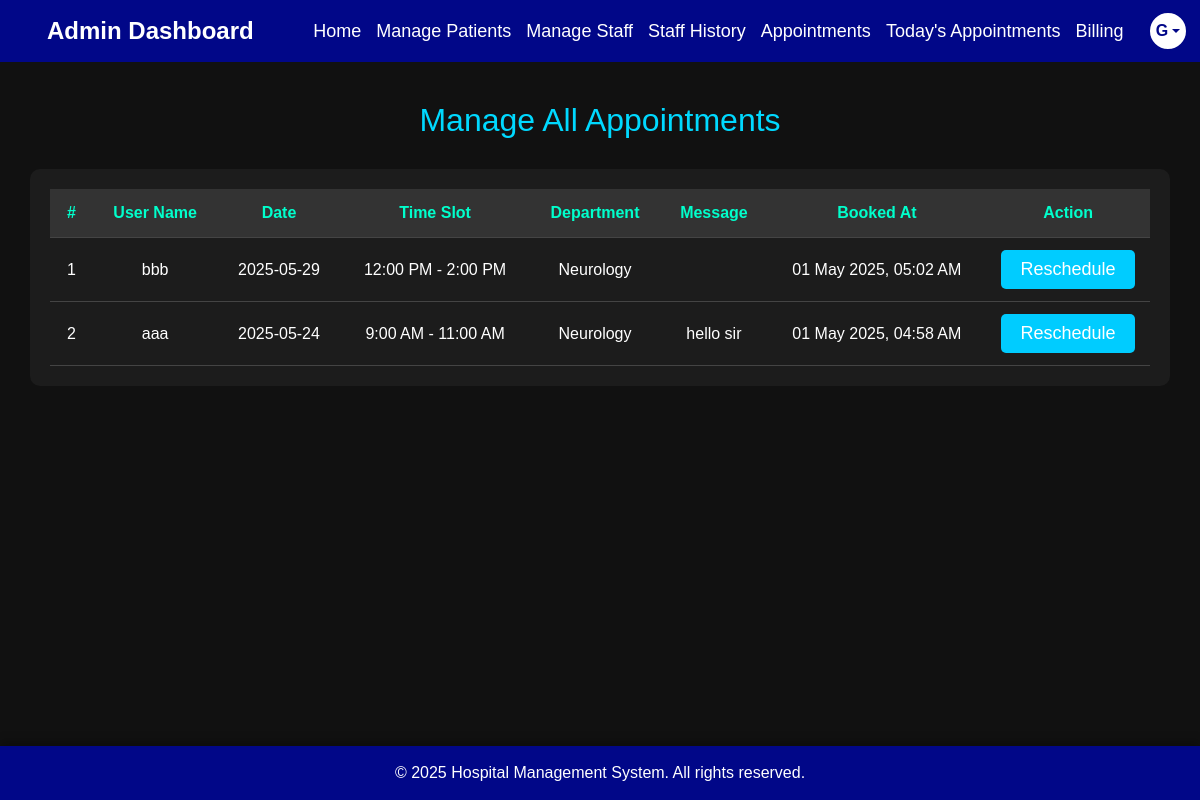
The app's page /appointments.php (signed in) with its own data.
### tables this page shows
CREATE TABLE `appointments` (
  `id` int NOT NULL,
  `name` varchar(255) NOT NULL,
  `email` varchar(255) NOT NULL,
  `phone` varchar(15) NOT NULL,
  `date` date NOT NULL,
  `timeslot` varchar(50) NOT NULL,
  `department` varchar(100) NOT NULL,
  `message` text,
  `created_at` timestamp NULL DEFAULT CURRENT_TIMESTAMP,
  `user_id` int NOT NULL
);

### appointments.php (the view, shortened to what this page needs)
<?php
include 'header3.php';
$conn = new mysqli("localhost", "root", "root", "hms");
$query = "
    SELECT a.*, name AS user_name
    FROM appointments a
    JOIN users u ON a.user_id = u.id
    ORDER BY a.date DESC
";
$result = $conn->query($query);
$rescheduleId = isset($_GET['reschedule_id']) ? intval($_GET['reschedule_id']) : 0;
?>
<!DOCTYPE html>
<html lang="en">
<head>
</head>
<body>
    <h2>Manage All Appointments</h2>
    <div class="table-container">
        <?php if ($result->num_rows > 0): ?>
        <table>
            <thead>
                <tr>
                    <th>#</th>
                    <th>User Name</th>
                    <th>Date</th>
                    <th>Time Slot</th>
                    <th>Department</th>
                    <th>Message</th>
                    <th>Booked At</th>
                    <th>Action</th>
                </tr>
            </thead>
            <tbody>
                <?php
                $count = 1;
                while($row = $result->fetch_assoc()):
                ?>
                <tr>
                    <td><?= $count++; ?></td>
                    <td><?= htmlspecialchars($row['user_name']) ?></td>
                    <?php if ($rescheduleId == $row['id']): ?>
                    <form method="POST" action="">
                        <td>
                            <input type="date" name="new_date" value="<?= htmlspecialchars($row['date']) ?>" required>
                        </td>
                        <td><?= htmlspecialchars($row['department']) ?></td>
                        <td><?= htmlspecialchars($row['message']) ?></td>
                        <td><?= date("d M Y, h:i A", strtotime($row['created_at'])) ?></td>
                        <td>
                            <input type="hidden" name="appointment_id" value="<?= $row['id'] ?>">
                            <button type="submit" name="reschedule_btn" class="reschedule-btn">Save</button>
                            <a href="appointments.php" class="cancel-btn">Cancel</a>
                        </td>
                    </form>
                    <?php else: ?>
                    <td><?= htmlspecialchars($row['date']) ?></td>
                    <td><?= htmlspecialchars($row['timeslot']) ?></td>
                    <td><?= htmlspecialchars($row['department']) ?></td>
                    <td><?= htmlspecialchars($row['message']) ?></td>
                    <td><?= date("d M Y, h:i A", strtotime($row['created_at'])) ?></td>
                    <td>
                    <a href="reschedule_appointment.php?id=<?= $row['id'] ?>">
                        <button class="delete-btn" style="background-color:#00ccff;">Reschedule</button>
                    </a>
                    </td>
                    <?php endif; ?>
                </tr>
                <?php endwhile; ?>
            </tbody>
        </table>
        <?php else: ?>
        <div class="no-data">No appointments found.</div>
        <?php endif; ?>
    </div>
</body>
</html>
<?php include 'footer.php'; ?>

### style.css (style rules this page uses)
* { margin: 0; padding: 0; box-sizing: border-box; font-family: 'Poppins', sans-serif; }
body { background: rgba(0, 0, 0, 0.7); color: white; padding-top: 80px; margin-top: 1px; margin-bottom: 80px; }
button { background: #00aaff; color: white; border: none; padding: 12px; width: 100%; border-radius: 5px; font-size: 18px; cursor: pointer; transition: 0.3s; }

### appointments.php (style rules this page uses)
body { background: #111; color: #fff; padding: 100px 30px 30px; font-family: Arial, sans-serif; }
h2 { text-align: center; color: #00d9ff; margin-bottom: 30px; }
.table-container { background: #1c1c1c; padding: 20px; border-radius: 10px; }
table { width: 100%; border-collapse: collapse; color: #fff; }
th, td { padding: 12px 15px; border-bottom: 1px solid #444; text-align: center; }
th { background-color: #333; color: #00ffcc; }
.delete-btn { padding: 6px 12px; background-color: #ff4d4d; border: none; color: white; border-radius: 5px; cursor: pointer; }

### records on screen
appointments: name "bbb", date "2025-05-29", timeslot "12:00 PM - 2:00 PM", department "Neurology", created_at "01 May 2025, 05:02 AM"
appointments: name "aaa", date "2025-05-24", timeslot "9:00 AM - 11:00 AM", department "Neurology", message "hello sir", created_at "01 May 2025, 04:58 AM"

### other values on screen
$firstLetter "G"
